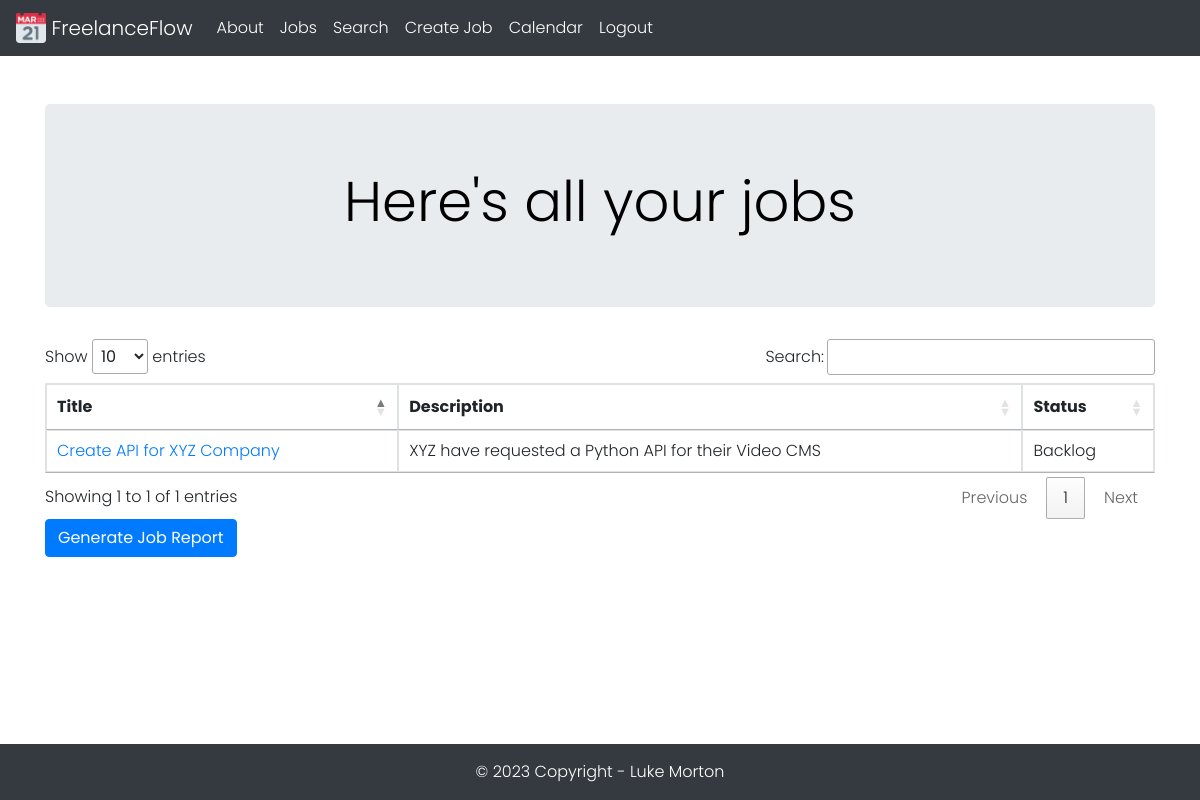
The page /jobs (signed in) on the database its author committed.
### tables this page shows
CREATE TABLE Jobs (
    jobid INTEGER PRIMARY KEY AUTOINCREMENT,
    title TEXT NOT NULL,
    description TEXT NOT NULL,
    datecreated TEXT NOT NULL,
    deadline TEXT NOT NULL,
    status TEXT NOT NULL,
    quotation REAL NOT NULL,
    createdby INTEGER,
    FOREIGN KEY (createdby) REFERENCES Users(userid)
);

### application.py (the view)
@app.route('/jobs')
@login_required
def jobs():
    conn = database_connection()
    Jobs = conn.execute('SELECT * FROM Jobs WHERE createdby = ?', (current_user.id,)).fetchall()
    conn.close()
    if not Jobs:
        flash('Create your first job here!')
        return redirect(url_for('createjob'))
    else:
        return render_template('jobs.html', Jobs=Jobs)

### application.py (called while the page is built)
def database_connection():
    conn = sqlite3.connect('freelanceflow.db')
    conn.row_factory = sqlite3.Row
    return conn

@login_manager.user_loader
def load_user(user_id):
    conn = database_connection()
    user_data = conn.execute('SELECT * FROM Users WHERE userid = ?', (user_id,)).fetchone()
    conn.close()
    if user_data is None:
        return None
    user = User(user_data['userid'], user_data['emailaddress'], user_data['password'], user_data['firstname'], user_data['lastname'], user_data['username'], user_data['accounttype'])
    return user

### templates/jobs.html (shortened to what this page needs)
{% extends 'base.html' %}
{% block jumbotron_title %} Here's all your jobs {% endblock %}
{% block content %}
    <div class="container">
        <table id="job_table" class="table table-bordered table-hover">
            <thead>
                <tr>
                    <th>Title</th>
                    <th>Description</th>
                    <th>Status</th>
                </tr>
            </thead>
            <tbody>
                {% for Job in Jobs %}
                    <tr>
                        <td><a href="{{ url_for('job', job_id=Job['jobid']) }}">{{ Job['title'] }}</a></td>
                        <td>{{ Job['description'] }}</td>
                        <td>{{ Job['status'] }}</td>
                    </tr>
                {% endfor %}
            </tbody>
        </table>
        <a href="{{ url_for('generate_report') }}" class="btn btn-primary">Generate Job Report</a>
    </div>
{% endblock %}

### static/css/style.css (style rules this page uses)
* { margin: 0 }
html, body { width: 100%; }
body { background-color: rgb(255, 255, 255); font-family: 'Poppins', sans-serif; font-weight: 300; padding-bottom: 120px; }

### rows shown on the page
Jobs: title "Create API for XYZ Company", description "XYZ have requested a Python API for their Video CMS", status "Backlog"
